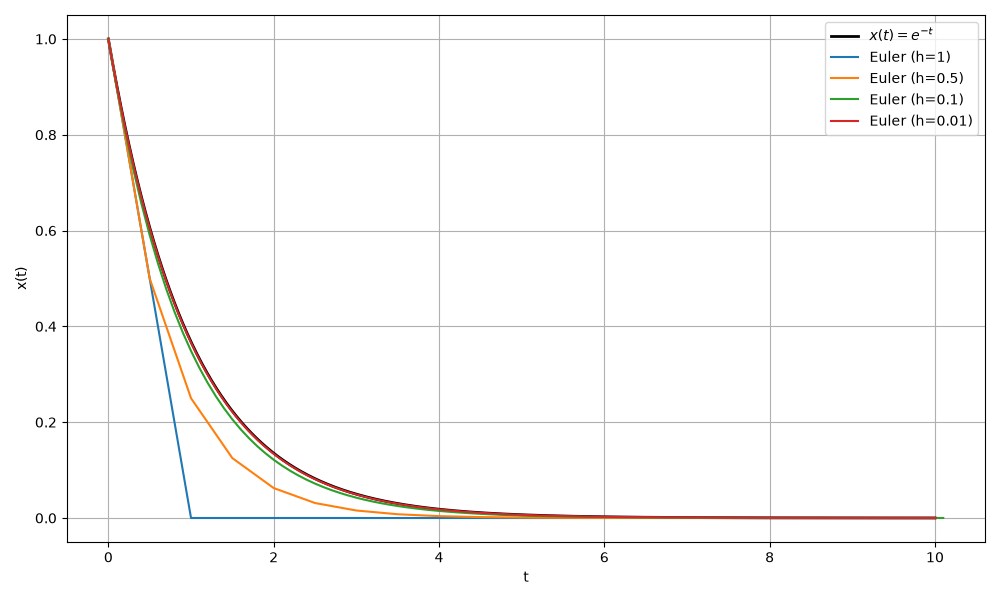

This chart was generated by the following Python code:
import sys
from pathlib import Path
sys.path.append(str(Path(__file__).resolve().parent.parent))
from metodos_euler import euler
import matplotlib.pyplot as plt
import math

def f(t, x):
    return -x

def solucion(t):
    return math.exp(-t)

t_exacta = [i / 100 for i in range(1001)]
fig, ax = plt.subplots(figsize=(10, 6))
ax.plot(
    t_exacta,
    [solucion(t) for t in t_exacta],
    label="$x(t)=e^{-t}$",
    color="black",
    linewidth=2,
)

for h, color in (
    (1, "tab:blue"),
    (0.5, "tab:orange"),
    (0.1, "tab:green"),
    (0.01, "tab:red"),
):
    t_values, x_values, _ = euler(f, 1, 0, 10, h)
    ax.plot(
        t_values,
        x_values,
        linestyle="-",
        color=color,
        label=f"Euler (h={h})",
    )

ax.set_xlabel("t")
ax.set_ylabel("x(t)")
ax.grid(True)
ax.legend()
fig.tight_layout()
plt.show()
